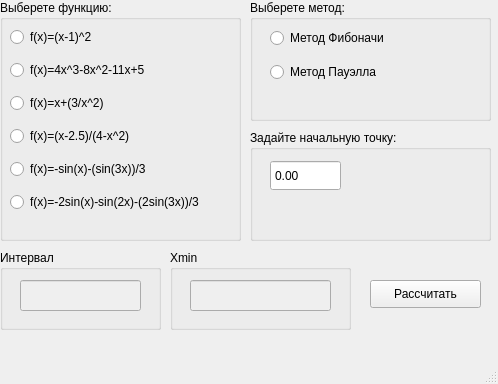
<?xml version="1.0" encoding="UTF-8"?>
<ui version="4.0">
 <class>MainWindow</class>
 <widget class="QMainWindow" name="MainWindow">
  <property name="geometry">
   <rect>
    <x>0</x>
    <y>0</y>
    <width>498</width>
    <height>384</height>
   </rect>
  </property>
  <property name="windowTitle">
   <string>MainWindow</string>
  </property>
  <widget class="QWidget" name="centralwidget">
   <widget class="QGroupBox" name="groupBox_3">
    <property name="geometry">
     <rect>
      <x>250</x>
      <y>130</y>
      <width>241</width>
      <height>111</height>
     </rect>
    </property>
    <property name="title">
     <string>Задайте начальную точку:</string>
    </property>
    <widget class="QDoubleSpinBox" name="zero">
     <property name="geometry">
      <rect>
       <x>20</x>
       <y>30</y>
       <width>71</width>
       <height>31</height>
      </rect>
     </property>
     <property name="buttonSymbols">
      <enum>QAbstractSpinBox::NoButtons</enum>
     </property>
     <property name="keyboardTracking">
      <bool>true</bool>
     </property>
     <property name="minimum">
      <double>-99.000000000000000</double>
     </property>
    </widget>
   </widget>
   <widget class="QPushButton" name="calculateBtn">
    <property name="geometry">
     <rect>
      <x>370</x>
      <y>280</y>
      <width>111</width>
      <height>28</height>
     </rect>
    </property>
    <property name="text">
     <string>Рассчитать</string>
    </property>
   </widget>
   <widget class="QGroupBox" name="groupBox">
    <property name="geometry">
     <rect>
      <x>0</x>
      <y>0</y>
      <width>241</width>
      <height>241</height>
     </rect>
    </property>
    <property name="title">
     <string>Выберете функцию:</string>
    </property>
    <widget class="QWidget" name="layoutWidget_3">
     <property name="geometry">
      <rect>
       <x>10</x>
       <y>20</y>
       <width>242</width>
       <height>201</height>
      </rect>
     </property>
     <layout class="QVBoxLayout" name="verticalLayout_3">
      <item>
       <widget class="QRadioButton" name="function1">
        <property name="text">
         <string>f(x)=(x-1)^2</string>
        </property>
       </widget>
      </item>
      <item>
       <widget class="QRadioButton" name="function2">
        <property name="text">
         <string>f(x)=4x^3-8x^2-11x+5</string>
        </property>
       </widget>
      </item>
      <item>
       <widget class="QRadioButton" name="function3">
        <property name="text">
         <string>f(x)=x+(3/x^2)</string>
        </property>
       </widget>
      </item>
      <item>
       <widget class="QRadioButton" name="function4">
        <property name="text">
         <string>f(x)=(x-2.5)/(4-x^2)</string>
        </property>
       </widget>
      </item>
      <item>
       <widget class="QRadioButton" name="function5">
        <property name="text">
         <string>f(x)=-sin(x)-(sin(3x))/3</string>
        </property>
       </widget>
      </item>
      <item>
       <widget class="QRadioButton" name="function6">
        <property name="text">
         <string>f(x)=-2sin(x)-sin(2x)-(2sin(3x))/3</string>
        </property>
       </widget>
      </item>
     </layout>
    </widget>
   </widget>
   <widget class="QGroupBox" name="groupBox_2">
    <property name="geometry">
     <rect>
      <x>250</x>
      <y>0</y>
      <width>241</width>
      <height>121</height>
     </rect>
    </property>
    <property name="title">
     <string>Выберете метод:</string>
    </property>
    <widget class="QWidget" name="layoutWidget_4">
     <property name="geometry">
      <rect>
       <x>20</x>
       <y>20</y>
       <width>161</width>
       <height>71</height>
      </rect>
     </property>
     <layout class="QVBoxLayout" name="verticalLayout_4">
      <item>
       <widget class="QRadioButton" name="method1">
        <property name="text">
         <string>Метод Фибоначи</string>
        </property>
       </widget>
      </item>
      <item>
       <widget class="QRadioButton" name="method2">
        <property name="text">
         <string>Метод Пауэлла</string>
        </property>
       </widget>
      </item>
     </layout>
    </widget>
   </widget>
   <widget class="QGroupBox" name="groupBox_5">
    <property name="geometry">
     <rect>
      <x>170</x>
      <y>250</y>
      <width>181</width>
      <height>80</height>
     </rect>
    </property>
    <property name="title">
     <string>Xmin</string>
    </property>
    <widget class="QLineEdit" name="xmin">
     <property name="enabled">
      <bool>false</bool>
     </property>
     <property name="geometry">
      <rect>
       <x>20</x>
       <y>30</y>
       <width>141</width>
       <height>31</height>
      </rect>
     </property>
    </widget>
   </widget>
   <widget class="QGroupBox" name="groupBox_4">
    <property name="geometry">
     <rect>
      <x>0</x>
      <y>250</y>
      <width>161</width>
      <height>80</height>
     </rect>
    </property>
    <property name="title">
     <string>Интервал</string>
    </property>
    <widget class="QLineEdit" name="interval">
     <property name="enabled">
      <bool>false</bool>
     </property>
     <property name="geometry">
      <rect>
       <x>20</x>
       <y>30</y>
       <width>121</width>
       <height>31</height>
      </rect>
     </property>
    </widget>
   </widget>
  </widget>
  <widget class="QMenuBar" name="menubar">
   <property name="geometry">
    <rect>
     <x>0</x>
     <y>0</y>
     <width>498</width>
     <height>25</height>
    </rect>
   </property>
  </widget>
  <widget class="QStatusBar" name="statusbar"/>
 </widget>
 <resources/>
 <connections/>
</ui>
